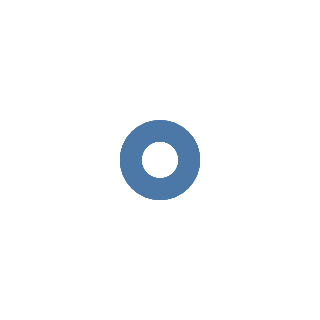

The notebook cell saved with this chart:
### Markdown cell above
## Marks and Encodings

With a chart object in hand, we can now specify how we would like the data to be visualized. We first indicate what kind of graphical *mark* (geometric shape) we want to use to represent the data. We can set the `mark` attribute of the chart object using the the `Chart.mark_*` methods.

For example, we can show the data as a point using `Chart.mark_point()`:

### Code cell
alt.Chart(df).mark_point()

### Figure 1 — Vega-Lite specification as saved in the notebook (floating-point values rounded to 4 significant figures)
{"config": {"view": {"continuousWidth": 400, "continuousHeight": 300}}, "data": {"name": "data-e882fe3edc48634ed74c54554235352c"}, "mark": "point", "$schema": "https://vega.github.io/schema/vega-lite/v4.17.0.json", "datasets": {"data-e882fe3edc48634ed74c54554235352c": [{"airport": "Calgary", "year": 2000, "month": "January", "temp": -9.7, "rain": 0.0, "snow": 23.8, "precip": 10.2}, {"airport": "Calgary", "year": 2000, "month": "May", "temp": 8.8, "rain": 22.6, "snow": 6.4, "precip": 28.8}, {"airport": "Calgary", "year": 2000, "month": "September", "temp": 10.7, "rain": 52.8, "snow": 0.8, "precip": 53.6}, {"airport": "Montreal", "year": 2000, "month": "January", "temp": -10.1, "rain": 20.0, "snow": 64.8, "precip": 95.8}, {"airport": "Montreal", "year": 2000, "month": "May", "temp": 13.3, "rain": 132.5, "snow": 0.0, "precip": 132.5}, {"airport": "Montreal", "year": 2000, "month": "September", "temp": 14.3, "rain": 65.5, "snow": 0.0, "precip": 65.5}, {"airport": "Toronto", "year": 2000, "month": "January", "temp": -5.8, "rain": 16.4, "snow": 17.0, "precip": 29.2}, {"airport": "Toronto", "year": 2000, "month": "May", "temp": 14.3, "rain": 124.4, "snow": 0.0, "precip": 124.4}, {"airport": "Toronto", "year": 2000, "month": "September", "temp": 15.9, "rain": 70.0, "snow": 0.0, "precip": 70.0}, {"airport": "Vancouver", "year": 2000, "month": "January", "temp": 3.5, "rain": 134.0, "snow": 18.8, "precip": 151.4}, {"airport": "Vancouver", "year": 2000, "month": "May", "temp": 11.7, "rain": 103.0, "snow": 0.0, "precip": 103.0}, {"airport": "Vancouver", "year": 2000, "month": "September", "temp": 15.0, "rain": 48.0, "snow": 0.0, "precip": 48.0}]}}
